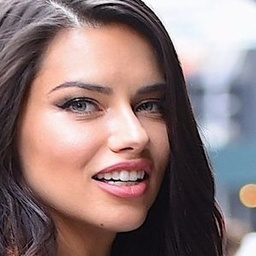
#> input picture test/Adriana/Adriana Lima45_166.jpg, 256 x 256 px; its folder holds only this picture in this run
$ python verIndia.py
#> lines starting #> are read from the running program, lines starting #| are printed output that depends on the picture; long printed decimals are rounded
### src/configImages.py
import cv2
import os
from PIL import Image
import time


def readImage(pathFile):
    # Mengubah 1 image dengan path pathFile menjadi Mat, grayscale, dan berukuran 256 x 256
    # pathFile : string path dari file
    img = cv2.imread(pathFile, 0)
    img = cv2.resize(img, (256, 256))
    return img


# [13 lines left out: functions convertFrame, resizeImage, not called in this run]

def filesInsideFolder(folderName, listFiles):
    # Mengembalikan list berisi path-path dari setiap file images yang ada di folder
    # Mengabaikan file dengan format selain image yang disupport oleh OpenCV
    # folderName : string nama folder
    # listFiles : list of string, untuk nyimpen path filesnya (inisialisasinya pake [] aja)
#> called with folderName = '../test'
    for filename in os.listdir(folderName):
        filepath = os.path.join(folderName, filename)
        if (os.path.isfile(filepath)):
            if (filepath.endswith(".png") or filepath.endswith(".jpg") or filepath.endswith(".jpeg") or filepath.endswith(".jpe") or filepath.endswith(".jp2") or filepath.endswith(".bmp") or filepath.endswith(".pbm") or filepath.endswith(".pgm") or filepath.endswith(".ppm") or filepath.endswith(".sr") or filepath.endswith(".ras") or filepath.endswith(".tiff") or filepath.endswith(".tif")):
                listFiles.append(filepath)
        elif (os.path.isdir(filepath)):
            filesInsideFolder(filepath, listFiles)
#> pass 2 of the loop in filesInsideFolder, `for filename in os.listdir(folderName):`:
#> pass 3 of the loop in filesInsideFolder, `for filename in os.listdir(folderName):`:
#> the loop made 4 passes; the first 3 are shown
    return listFiles

### src/verIndia.py
import configImages as ci
import numpy as np

def normalize(vec):
    length = np.linalg.norm(vec)
    if (length != 0):
        vec = vec / length
    return vec

pathfolder = "../test"
filesList = ci.filesInsideFolder(pathfolder,[])
nData = len(filesList)
imSize = 256
imVecSize = imSize ** 2

# xT : nData x 65535, 1 image 1 baris
xT = np.ndarray.flatten(ci.readImage(filesList[0]))
#> in readImage, `img = cv2.imread(pathFile, 0)`:
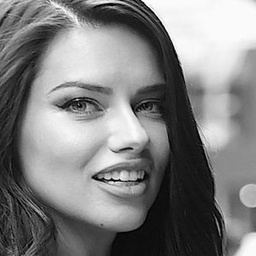
#> img: shape (256, 256); min 0, max 255, mean 127.5
for i in range (1, nData):
    img = ci.readImage(filesList[i])
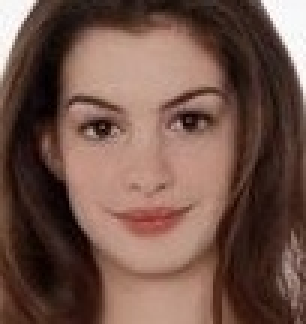
#> input picture test/pins_Anne Hathaway/Anne Hathaway106_301.jpg, 102 x 108 px (shown 3 times larger)
#> in readImage (call 2), `img = cv2.imread(pathFile, 0)`:
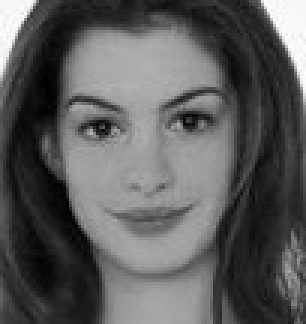
#> img: shape (108, 102) (shown 3 times larger); min 0, max 255, mean 91.4
#> in readImage (call 2), `img = cv2.resize(img, (256, 256))`:
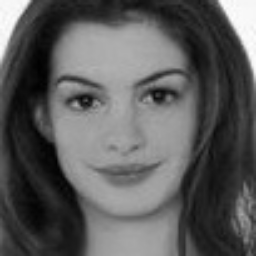
#> img: shape (256, 256); min 1, max 254, mean 91.3
    img = np.ndarray.flatten(img)
    xT = np.vstack((xT, img))
#> pass 2 of the loop `for i in range (1, nData):`:
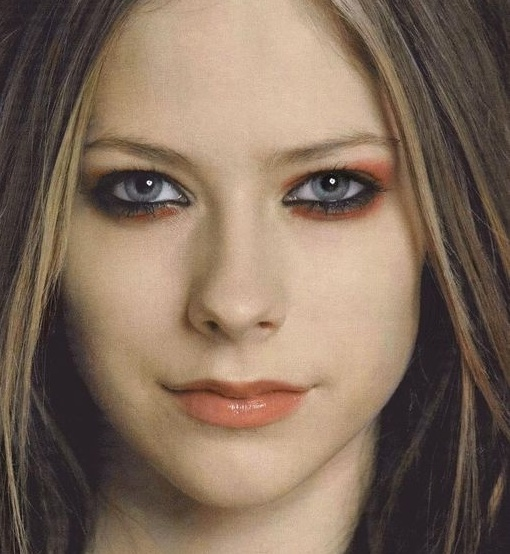
#> input picture test/pins_Avril Lavigne/Avril Lavigne150_601.jpg, 510 x 554 px
#> in readImage (call 3), `img = cv2.imread(pathFile, 0)`:
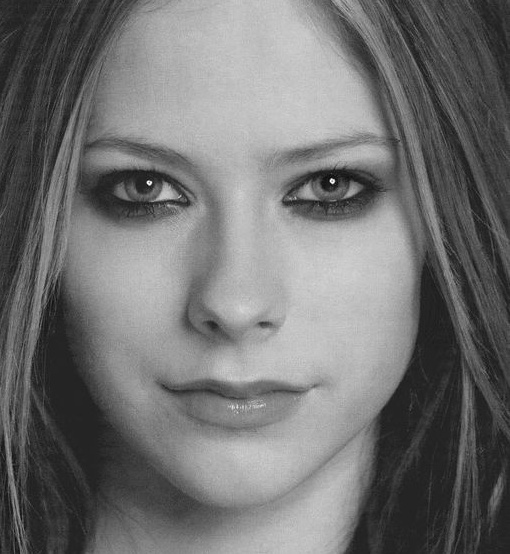
#> img: shape (554, 510); min 5, max 255, mean 113.6
#> in readImage (call 3), `img = cv2.resize(img, (256, 256))`:
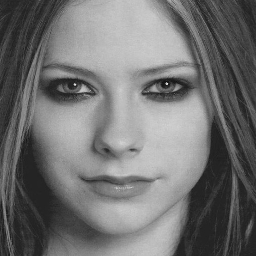
#> img: shape (256, 256); min 14, max 233, mean 113.5
#> pass 3 of the loop `for i in range (1, nData):`:
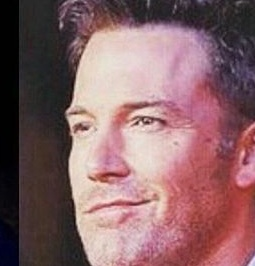
#> input picture test/pins_Ben Affleck/Ben Affleck248_208.jpg, 255 x 266 px
#> in readImage (call 4), `img = cv2.imread(pathFile, 0)`:
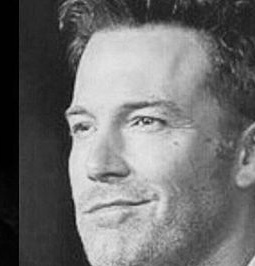
#> img: shape (266, 255); min 0, max 236, mean 111
#> in readImage (call 4), `img = cv2.resize(img, (256, 256))`:
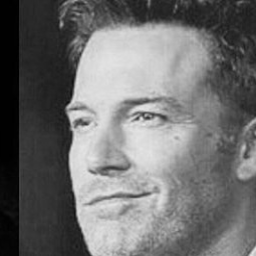
#> img: shape (256, 256); min 0, max 233, mean 110.9

# mean : 1 x 65535
mean = np.mean(xT, axis = 0).reshape(1, imVecSize)

# aT : nData x 65535, 1 image 1 baris
aT = xT - np.tile(mean,(nData,1))

# simpCov : nData x nData
simpCov = aT @ aT.T
#> simpCov = [[310895339.1, -92532373.7, -92288533.9, -126074431.4], [-92532373.7, 130648374.6, -15817360.7, -22298640.2], [-92288533.9, -15817360.7, 104815772.1, 3290122.6], [-126074431.4, -22298640.2, 3290122.6, 145082949.1]]

# choose rank
k = nData

# eigVal : nData
# eigVecSimpCov : nData x nData
eigVal, eigVecSimpCov = np.linalg.eig(simpCov)
#> eigVal = [418212067.5, 2.04e-08, 158935642.9, 114294724.4]; eigVecSimpCov = [[-0.86, 0.5, 0.0801, -0.0602], [0.234, 0.5, -0.797, -0.247], [0.246, 0.5, 0.132, 0.82], [0.381, 0.5, 0.585, -0.513]]
idx = eigVal.argsort()[::-1]
#> idx = [0, 2, 3, 1]
eigVal = eigVal[idx]
#> eigVal = [418212067.5, 158935642.9, 114294724.4, 2.04e-08]
eigVecSimpCov = eigVecSimpCov[:,idx]
#> eigVecSimpCov = [[-0.86, 0.0801, -0.0602, 0.5], [0.234, -0.797, -0.247, 0.5], [0.246, 0.132, 0.82, 0.5], [0.381, 0.585, -0.513, 0.5]]

# eigVecCovT : nData x 65536
eigVecCovT = normalize(aT.T @ eigVecSimpCov[:,0])
#> in normalize, `length = np.linalg.norm(vec)`: length = 20450.2
for i in range(1,k): #for i in range(1,rank)
    eigVecCovT = np.vstack((eigVecCovT, normalize(aT.T @ eigVecSimpCov[:,i])))
#> this loop made 3 passes

u = eigVecCovT.T


# calculate each w
currA = aT[0,:].reshape(imVecSize,1)
w = (eigVecCovT[0,:].reshape(1,imVecSize)) @ currA
#> w = [-17591.5]
for j in range(1,k):
    w = np.vstack((w,(eigVecCovT[j,:].reshape(1,imVecSize)) @ currA))
#> this loop made 3 passes
#> w on passes 1 to 3: [-17591.5, 1009.5], [-17591.5, 1009.5, -643.5], [-17591.5, 1009.5, -643.5, 16531]
# new image data
xT[0,:] = np.add(mean, (u @ w).reshape(1, imVecSize))

omega = w.reshape(1,nData)
#> omega = [[-17591.5, 1009.5, -643.5, 16531]]
# for each image
for i in range(1,nData):
    # calculate each w
    currA = aT[i,:].reshape(imVecSize,1)
    w = (eigVecCovT[0,:].reshape(1,imVecSize)) @ currA
    for j in range(1,k):
        w = np.vstack((w,(eigVecCovT[j,:].reshape(1,imVecSize)) @ currA))
    # new image data
    xT[i,:] = np.add(mean, (u @ w).reshape(1, imVecSize))
    omega = np.vstack((omega, w.reshape(1,nData)))
#> this loop made 3 passes


pathUnknown = "tesImg.jpg"
yT = np.ndarray.flatten(ci.readImage(pathUnknown)).reshape(1,imVecSize)
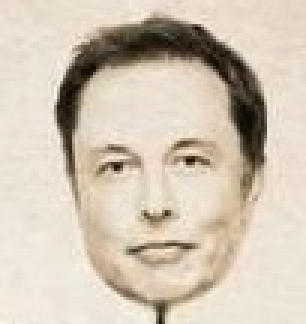
#> input picture src/tesImg.jpg, 102 x 108 px (shown 3 times larger)
#> in readImage (call 5), `img = cv2.imread(pathFile, 0)`:
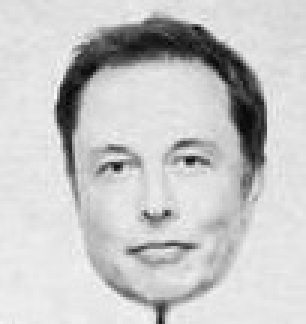
#> img: shape (108, 102) (shown 3 times larger); min 5, max 251, mean 199
#> in readImage (call 5), `img = cv2.resize(img, (256, 256))`:
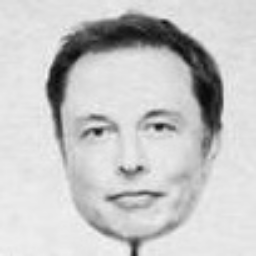
#> img: shape (256, 256); min 7, max 247, mean 198.9

ayT = yT - mean
currAY = ayT.reshape(imVecSize,1)
wNew = (eigVecCovT[0,:].reshape(1,imVecSize)) @ currAY
#> wNew = [-6108.8]
for j in range(1,k):
    wNew = np.vstack((wNew,(eigVecCovT[j,:].reshape(1,imVecSize)) @ currAY))
#> this loop made 3 passes
#> wNew on passes 1 to 3: [-6108.8, 6455.8], [-6108.8, 6455.8, 4135], [-6108.8, 6455.8, 4135, 8400.6]

yT[0,:] = np.add(mean, (u @ wNew).reshape(1, imVecSize))

omegaNew = np.squeeze(np.asarray(wNew.reshape(1,nData)))
#> omegaNew = [-6108.8, 6455.8, 4135, 8400.6]


minDist = np.linalg.norm(np.subtract(omegaNew,omega[0,:]))
#> minDist = 15825.7
print(f"Euclidean Distance {filesList[0]}: {minDist}")
#| Euclidean Distance ../test/Adriana/Adriana Lima45_166.jpg: 15825.660
closestImgIdx = 0
for i in range(1,nData):
    euDist = np.linalg.norm(np.subtract(omegaNew,omega[i,:]))
    print(f"Euclidean Distance {filesList[i]}: {euDist}")
    if (euDist < minDist):
        minDist = euDist
        closestImgIdx = i
#> this loop made 3 passes
#> euDist on passes 1 to 3: 26747.9, 17612.1, 21418.7
#| Euclidean Distance ../test/pins_Anne Hathaway/Anne Hathaway106_301.jpg: 26747.902
#| Euclidean Distance ../test/pins_Avril Lavigne/Avril Lavigne150_601.jpg: 17612.099
#| Euclidean Distance ../test/pins_Ben Affleck/Ben Affleck248_208.jpg: 21418.700
#> after the loop, closestImgIdx = 0; minDist = 15825.7

print(f"Path gambar terdekat dengan {pathUnknown}: {filesList[closestImgIdx]}")
#| Path gambar terdekat dengan tesImg.jpg: ../test/Adriana/Adriana Lima45_166.jpg
